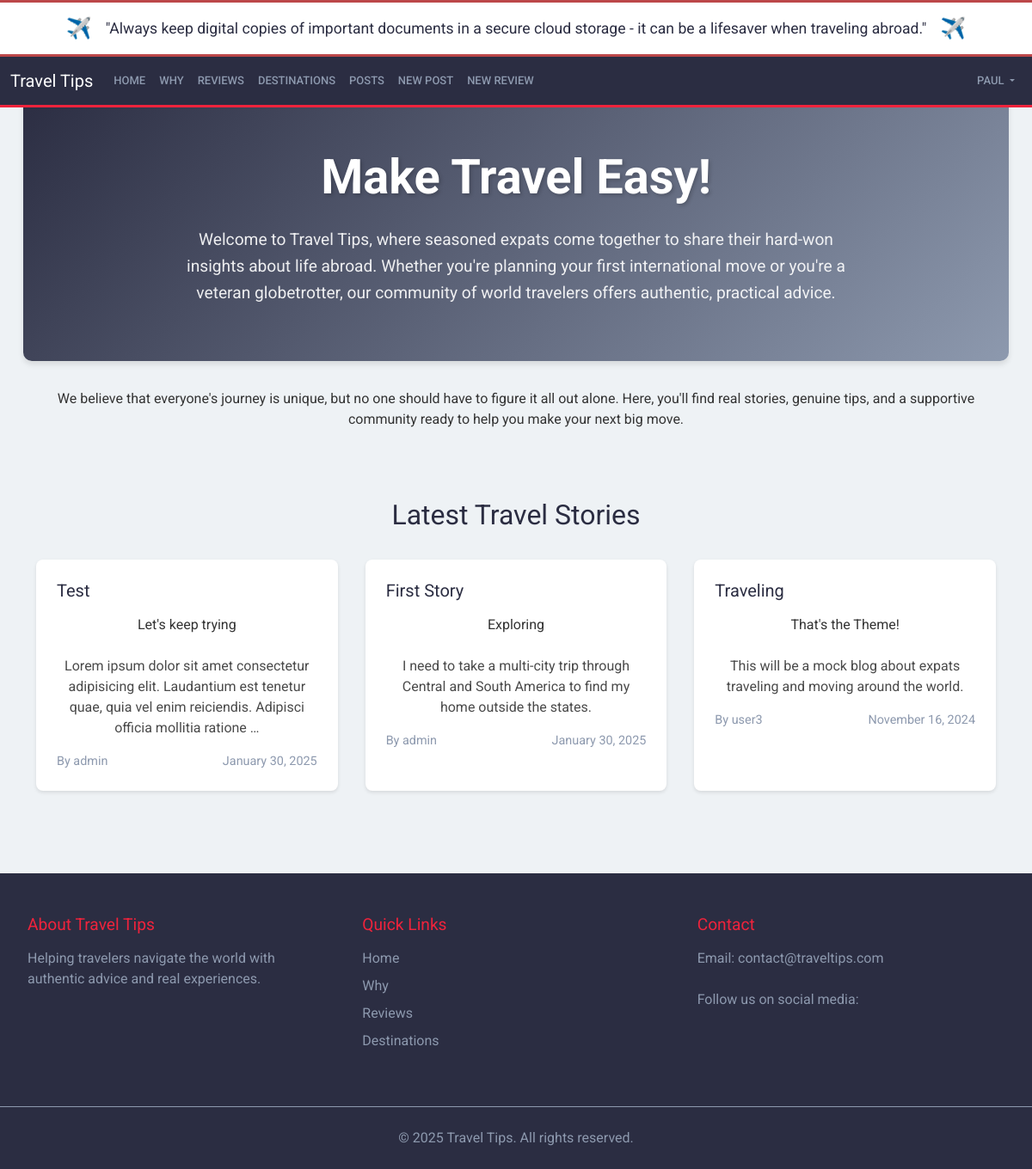
The app's page / (signed in) with its own data.
### posts/models.py (models this page shows, shortened)
class Post(models.Model):                                   #INHERITANCE
    title = models.CharField(max_length=128)                #composition
    subtitle = models.CharField(max_length=256)
    body = models.TextField()
    author = models.ForeignKey(
        get_user_model(),
        on_delete=models.CASCADE
    )
    status = models.ForeignKey(
        Status,
        on_delete=models.CASCADE
    )
    created_on = models.DateTimeField(auto_now_add=True)

### pages/views.py (the view)
# urls.py: path("", views.HomePageView.as_view(), name="home"),
class HomePageView(TemplateView):
    template_name = "pages/home.html"
    def get_context_data(self, **kwargs):
        context = super().get_context_data(**kwargs)
        try:
            published_status = Status.objects.get(name="published")
            context['latest_posts'] = Post.objects.filter(
                status=published_status
            ).order_by('-created_on')[:3]
        except Status.DoesNotExist:
            context['latest_posts'] = []
        return context

### templates/pages/home.html (shortened to what this page needs)
{% extends 'base.html' %}
{% load static %}
{% block content %}
    <div class="hero-section">
        <div class="hero-content">
            <h1 class="hero-title">Make Travel Easy!</h1>
            <p class="hero-text">Welcome to Travel Tips, where seasoned expats come together to share their hard-won insights about life abroad. Whether you're planning your first international move or you're a veteran globetrotter, our community of world travelers offers authentic, practical advice.</p>
        </div>
    </div>
    <p>We believe that everyone's journey is unique, but no one should have to figure it all out alone. Here, you'll find real stories, genuine tips, and a supportive community ready to help you make your next big move.</p>
    <div class="posts-preview">
        <h2>Latest Travel Stories</h2>
        <div class="preview-grid">
            {% for post in latest_posts %}
            <div class="preview-card">
                <div class="preview-content">
                    <h3>{{ post.title }}</h3>
                    <p class="preview-subtitle">{{ post.subtitle }}</p>
                    <p class="preview-excerpt">{{ post.body|truncatewords:20 }}</p>
                    <div class="preview-meta">
                        <span class="author">By {{ post.author }}</span>
                        <span class="date">{{ post.created_on|date:"F j, Y" }}</span>
                    </div>
                </div>
            </div>
            {% empty %}
            <p>No posts available yet.</p>
            {% endfor %}
        </div>
    </div>
{% endblock content %}

### templates/base.html (shortened to what this page needs)
{% load static %}
<!DOCTYPE html>
<html lang="en">
<head>
    <link href="https://bootswatch.com/5/sandstone/bootstrap.min.css" rel="stylesheet">
    <link rel="stylesheet" href="https://cdnjs.cloudflare.com/ajax/libs/font-awesome/5.15.4/css/all.min.css">
    <link rel="stylesheet" href="{% static 'css/signup.css' %}">
    <link rel="stylesheet" href="{% static 'css/base.css' %}">
    <link rel="stylesheet" href="{% static 'css/map.css' %}">
    <link rel="stylesheet" href="{% static 'css/reviews.css' %}">
    <link rel="stylesheet" href="{% static 'css/home.css' %}">
    <link rel="stylesheet" href="{% static 'css/about.css' %}">
    <link rel="stylesheet" href="{% static 'css/login.css' %}">
    <link rel="stylesheet" href="{% static 'css/posts.css' %}">
  </head>
<body>
  <div class="daily-tip">
    <div class="tip-content">
        <span class="tip-icon">✈️</span>
        <p>"Always keep digital copies of important documents in a secure cloud storage - it can be a lifesaver when traveling abroad."</p>
        <span class="tip-icon">✈️</span>
    </div>
</div>
  <nav class="navbar navbar-expand-lg bg-dark" data-bs-theme="dark">
        <div class="container-fluid">
          <a class="navbar-brand" href="#">Travel Tips</a>
          <div class="collapse navbar-collapse" id="navbarNav">
            <div class="navbar-nav me-auto mb-2 mb-lg-0">
                <a class="nav-link" href="{% url 'home' %}">Home</a>
                <a class="nav-link" href="{% url 'about' %}">Why</a>
                <a class="nav-link" href="{% url 'list_note' %}">Reviews</a>
                {% if user.is_authenticated %}
                <a class="nav-link" href="{% url 'travel:map' %}">Destinations</a>
                <a class="nav-link" href="{% url 'list' %}">Posts</a>
                <a class="nav-link" href="{% url 'new' %}">New Post</a>
                <a class="nav-link" href="{% url 'create_note' %}">New Review</a>
                {% else %}
                <a class="nav-link" href="{% url 'signup' %}">Sign Up</a>
                <a class="nav-link" href="{% url 'login' %}">Log In</a>
                {% endif %}
            </div>
            {% if user.is_authenticated %}
            <ul class="navbar-nav">
              <li class="nav-item dropdown d-flex">
                <a class="nav-link dropdown-toggle" href="#" role="button" data-bs-toggle="dropdown" aria-expanded="false">
                  {{user}}
                </a>
              </li>
            </ul>
            {% endif %}
          </div>
        </div>
    </nav>
    <div class="container">
        {% block content %}{% endblock content %}
    </div>
    <footer class="footer">
      <div class="footer-content">
          <div class="footer-section">
              <h5>About Travel Tips</h5>
              <p class="footer-text">Helping travelers navigate the world with authentic advice and real experiences.</p>
          </div>
          <div class="footer-section">
              <h5>Quick Links</h5>
              <ul>
                  <li><a href="{% url 'home' %}">Home</a></li>
                  <li><a href="{% url 'about' %}">Why</a></li>
                  <li><a href="{% url 'list_note' %}">Reviews</a></li>
                  {% if user.is_authenticated %}
                  <li><a href="{% url 'travel:map' %}">Destinations</a></li>
                  {% endif %}
              </ul>
          </div>
          <div class="footer-section">
              <h5>Contact</h5>
              <p class="footer-text">Email: contact@traveltips.com</p>
              <p class="footer-text">Follow us on social media:
              </p>
          </div>
      </div>
      <div class="footer-bottom">
          <p>&copy; {% now "Y" %} Travel Tips. All rights reserved.</p>
      </div>
  </footer>
  </body>
</html>

### static/css/signup.css (style rules this page uses)
.signup-container h1, p { color: #333; margin-bottom: 1.5rem; text-align: center; }

### static/css/base.css (style rules this page uses)
body { min-height: 100vh; background-color: #F5F5F5; }
.navbar.bg-dark { background-color: #2B2D42 !important; }
.navbar .navbar-nav .nav-link { color: #8D99AE; }
.navbar { border-bottom: 3px solid #EF233C; }
@media (min-width: 768px) { body { background-color: #EEF2F5; background-size: cover; background-position: center; background-attachment: fixed; background-repeat: no-repeat; } }
.daily-tip { background-color: white; border-top: 3px solid #BC4749; border-bottom: 3px solid #BC4749; padding: 0.75rem 0; text-align: center; box-shadow: 0 2px 4px rgba(0,0,0,0.1); }
.tip-content { max-width: 1200px; margin: 0 auto; display: flex; align-items: center; justify-content: center; gap: 1rem; padding: 0 1rem; }
.tip-icon { font-size: 1.5rem; }
.tip-content p { margin: 0; font-size: 1.1rem; color: #2B2D42; }
.footer { background-color: #2B2D42; color: #EDF2F4; padding: 3rem 0 0 0; margin-top: 4rem; }
.footer-content { max-width: 1200px; margin: 0 auto; display: grid; grid-template-columns: repeat(auto-fit, minmax(250px, 1fr)); gap: 2rem; padding: 0 2rem; }
.footer-text { color: #8D99AE; text-align: left; }
.footer-section h5 { color: #EF233C; margin-bottom: 1rem; font-size: 1.2rem; }
.footer-section ul { list-style: none; padding: 0; }
.footer-section ul li { margin-bottom: 0.5rem; }
.footer-section a { color: #8D99AE; text-decoration: none; transition: color 0.3s ease; }
.footer-bottom { margin-top: 3rem; padding: 1.5rem 0; text-align: center; border-top: 1px solid #8D99AE; }
.footer-bottom p { margin: 0; color: #8D99AE; }

### static/css/home.css (style rules this page uses)
.hero-section { background: linear-gradient(135deg, #2B2D42 0%, #8D99AE 100%); color: white; padding: 4rem 2rem; margin: -1rem -15px 2rem -15px; border-radius: 0 0 10px 10px; box-shadow: 0 4px 6px rgba(0,0,0,0.1); }
.hero-content { max-width: 800px; margin: 0 auto; text-align: center; }
.hero-title { font-size: 3.5rem; font-weight: bold; margin-bottom: 1.5rem; text-shadow: 2px 2px 4px rgba(0,0,0,0.2); }
.hero-text { color: white; font-size: 1.2rem; line-height: 1.6; margin-bottom: 0; opacity: 0.9; }
.posts-preview { margin: 3rem 0; padding: 2rem 0; }
.posts-preview h2 { color: #2B2D42; text-align: center; margin-bottom: 2rem; }
.preview-grid { display: grid; grid-template-columns: repeat(auto-fit, minmax(300px, 1fr)); gap: 2rem; }
.preview-card { background: white; border-radius: 8px; box-shadow: 0 2px 4px rgba(0,0,0,0.1); transition: transform 0.2s ease; }
.preview-content { padding: 1.5rem; }
.preview-content h3 { color: #2B2D42; margin-bottom: 1rem; font-size: 1.25rem; }
.preview-excerpt { color: #4A4A4A; margin-bottom: 1rem; line-height: 1.5; }
.preview-meta { display: flex; justify-content: space-between; color: #8D99AE; font-size: 0.9rem; }

### records on screen
Post: title "Test", subtitle "Let's keep trying", body "Lorem ipsum dolor sit amet consectetur adipisicing elit. Laudantium est tenetur quae, quia vel enim reiciendis. Adipisci officia mollitia ratione …", author "admin", created_on "January 30, 2025"
Post: title "First Story", subtitle "Exploring", body "I need to take a multi-city trip through Central and South America to find my home outside the states.", author "admin", created_on "January 30, 2025"
Post: title "Traveling", subtitle "That's the Theme!", body "This will be a mock blog about expats traveling and moving around the world.", author "user3", created_on "November 16, 2024"

### other values on screen
{{ user }} "PAUL"
